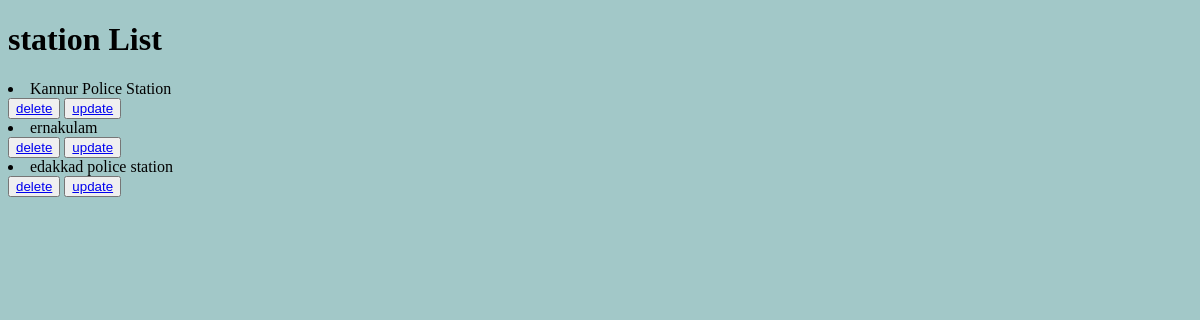
Page /policelist/1 (signed in) on the earlier database version.
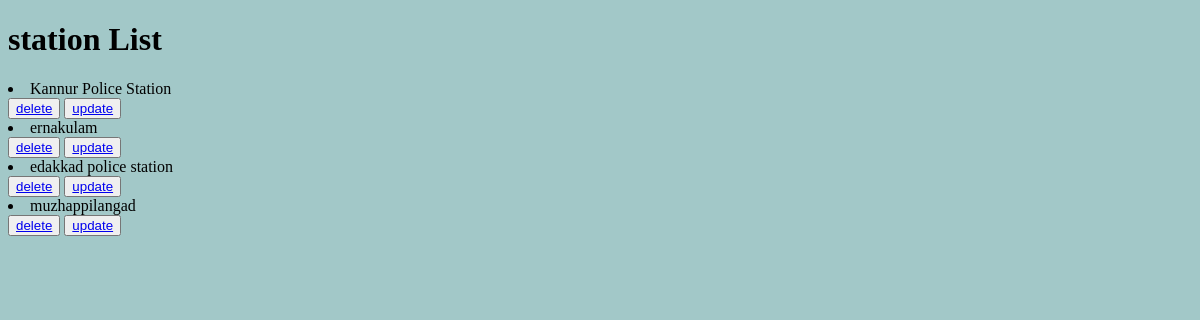
Same page on the later database version.
### app/models.py (models this page shows, shortened)
class PoliceProfile(models.Model):
    user = models.OneToOneField(User, on_delete=models.CASCADE, related_name="police_profile")
    station_name = models.CharField(max_length=200)
    police_station_location=models.CharField(max_length=200)
    helpline_number = models.CharField(max_length=20, null=True)
    email=models.EmailField(null=True)

### app/views.py (the view)
# urls.py: path("policelist/<int:pk>",policestationListView.as_view(),name="police_list"),
@method_decorator(decs,name="dispatch")
class policestationListView(ListView):
    model = PoliceProfile
    template_name = 'police_list.html'
    context_object_name = 'police'

### app/decorator.py (called while the page is built)
def login_required(fn):
    def wrapper(request,*args,**kwargs):
        if not request.user.is_authenticated:
            messages.error(request,"invalid session")
            return redirect("signin")
        else:
            return fn(request,*args,**kwargs)
    return wrapper

### app/templates/police_list.html (shortened to what this page needs)
<!DOCTYPE html>
<html lang="en">
<head>
</head>
<body style="background-color: rgb(162, 200, 200);">
    <h1>station List</h1>
    <div class="container mb-5" >
        <div class="row d-flex justify-content-evenly">
            <div class="col-7 border" style="height: 580px;">
            <div>
                {% for police in police%}
                <li>{{ police.station_name }}
                        </li>
                        <button type="submit"><a href="{%url 'police-delete' police.id%}">delete</a></button>
                        <button type="submit"><a href="{%url 'police-update' police.id%}">update</a></button>
                {% endfor %}
            </div>
   </div>
    </div>
</body>
</html>

Differences in the rows shown:
added PoliceProfile: station_name "muzhappilangad"
